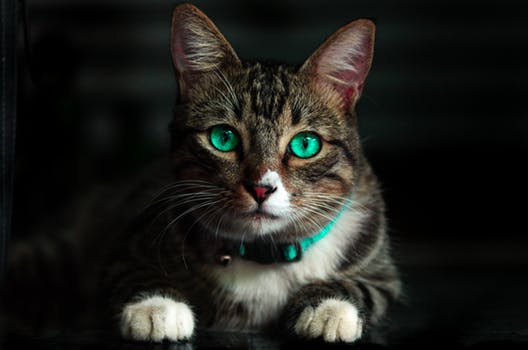
#> input picture cat.jpeg.jpg, 528 x 350 px
$ python cvd-05-ImageTrans-crop.py --image cat.jpeg.jpg
#> lines starting #> are read from the running program, lines starting #| are printed output that depends on the picture
#!/usr/bin/env python3
# -*- coding: utf-8 -*-

import argparse
import cv2
import imutils
import numpy as np

# fetch the arguments and save in dictionary
ap = argparse.ArgumentParser()
ap.add_argument('-i', '--image', required=True, help='Path to the image')
args = vars(ap.parse_args())

image = cv2.imread(args['image'])
#> image is the input picture: shape (350, 528, 3); mean B, G, R 27.8, 31.9, 31.8
cv2.imshow('Original', image)

# Crop image (cat eyes) using numpy array slicing syntax
# X means X-axis (left to right), Y means Y-axis (up to down)
# image[Y_start:Y_end, X_start:X_end]
cropped = image[114:160, 191:340]
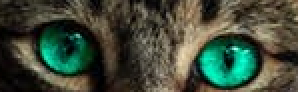
#> cropped: shape (46, 149, 3) (shown 2 times larger); mean B, G, R 57.5, 74.2, 64
cv2.imshow('Crop', cropped)

# wait for key press
# close the image display window.
cv2.waitKey(0)
cv2.destroyAllWindows()

$ run again, on flower.jpg
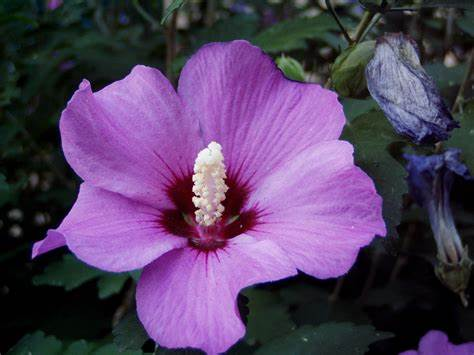
#> input picture flower.jpg, 474 x 355 px
#> image is the input picture: shape (355, 474, 3); mean B, G, R 97.7, 64.4, 85.2
#> `cropped = image[114:160, 191:340]`:
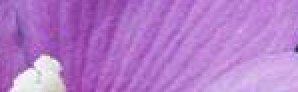
#> cropped: shape (46, 149, 3) (shown 2 times larger); mean B, G, R 203.2, 122.1, 180.5
